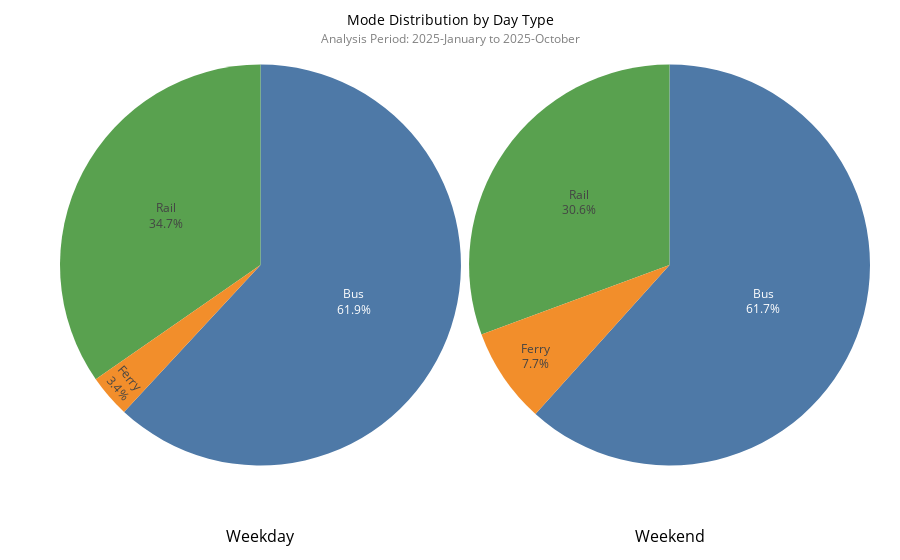

Notebook code cell kept with this figure:
### Code cell
def plot_mode_by_day_type_pie(df, analysis_years=1, mode_colors=None, save_path='graphs/'):
    """
    Mode distribution by Day Type as two pie charts
    """
    df = df[df['year'].between( df['date'].max().year - analysis_years, df['date'].max().year)] 
    mode_day = df.groupby(['day_type', 'mode'])['patronage'].sum().reset_index()
    mode_day['percent'] = mode_day.groupby('day_type')['patronage'].transform(lambda x: x / x.sum())
    
    # Analysis period
    analysis_period_text = analysis_period(df)
    
    # Create one pie chart per day_type
    fig = make_subplots(rows=1, cols=2, specs=[[{'type':'domain'}, {'type':'domain'}]],
                        subplot_titles=[f"{dt}" for dt in mode_day['day_type'].unique()],
                        horizontal_spacing=0.01)
    for ann in fig['layout']['annotations']:
        ann['y'] = -0.10
        ann['yanchor'] = 'top'
    
    for i, day_type in enumerate(mode_day['day_type'].unique(), start=1):
        df_day = mode_day[mode_day['day_type'] == day_type]
        fig.add_trace(
            go.Pie(
                labels=df_day['mode'],
                values=df_day['percent'],
                text=df_day['percent'].apply(lambda x: f"{x:.1%}"),
                textinfo='label+text',
                marker_colors=[mode_colors.get(m, '#999999') for m in df_day['mode']],
                name=day_type,
                showlegend=False,
                hoverinfo='label+text'
            ),
            row=1,
            col=i
        )
    
    
    fig.update_layout(
            template='plotly_white'   
            )
    

    # Apply the reusable style
    fig = apply_plotly_style(
        fig,
        title='Mode Distribution by Day Type',
        x_title=None,
        y_title=None,
        analysis_period_text=analysis_period_text
    )


    fig.write_html(f'{save_path}/mode_day_type_pie.html')
    
    return fig

plot_mode_by_day_type_pie(data, analysis_years = 0, mode_colors=mode_colors, save_path=FIGURES_PATH)

### Figure 1 — Plotly figure (JSON) as saved in the notebook; plotly's stock layout.template omitted (floating-point values rounded to 4 significant figures)
{"data": [{"domain": {"x": [0, 0.495], "y": [0, 1]}, "hoverinfo": "label+text", "labels": ["Bus", "Ferry", "Rail"], "marker": {"colors": ["#4E79A7", "#F28E2B", "#59A14F"]}, "name": "Weekday", "showlegend": false, "text": ["61.9%", "3.4%", "34.7%"], "textinfo": "label+text", "type": "pie", "values": [0.6191, 0.03438, 0.3465]}, {"domain": {"x": [0.505, 1], "y": [0, 1]}, "hoverinfo": "label+text", "labels": ["Bus", "Ferry", "Rail"], "marker": {"colors": ["#4E79A7", "#F28E2B", "#59A14F"]}, "name": "Weekend", "showlegend": false, "text": ["61.7%", "7.7%", "30.6%"], "textinfo": "label+text", "type": "pie", "values": [0.6166, 0.07701, 0.3064]}], "layout": {"annotations": [{"font": {"size": 16}, "showarrow": false, "text": "Weekday", "x": 0.2475, "xanchor": "center", "xref": "paper", "y": -0.1, "yanchor": "top", "yref": "paper"}, {"font": {"size": 16}, "showarrow": false, "text": "Weekend", "x": 0.7525, "xanchor": "center", "xref": "paper", "y": -0.1, "yanchor": "top", "yref": "paper"}], "font": {"color": "black", "size": 12}, "hoverlabel": {"bgcolor": "white"}, "margin": {"b": 80, "l": 60, "r": 30, "t": 50}, "title": {"font": {"color": "black", "size": 14}, "text": "Mode Distribution by Day Type<br><span style='font-size:12px; color:gray;'>Analysis Period: 2025-January to 2025-October</span>", "x": 0.5, "xanchor": "center"}, "xaxis": {"linecolor": "black", "linewidth": 1.5, "mirror": true, "showline": true}, "yaxis": {"fixedrange": false, "linecolor": "black", "linewidth": 1.5, "mirror": true, "showline": true}}}
